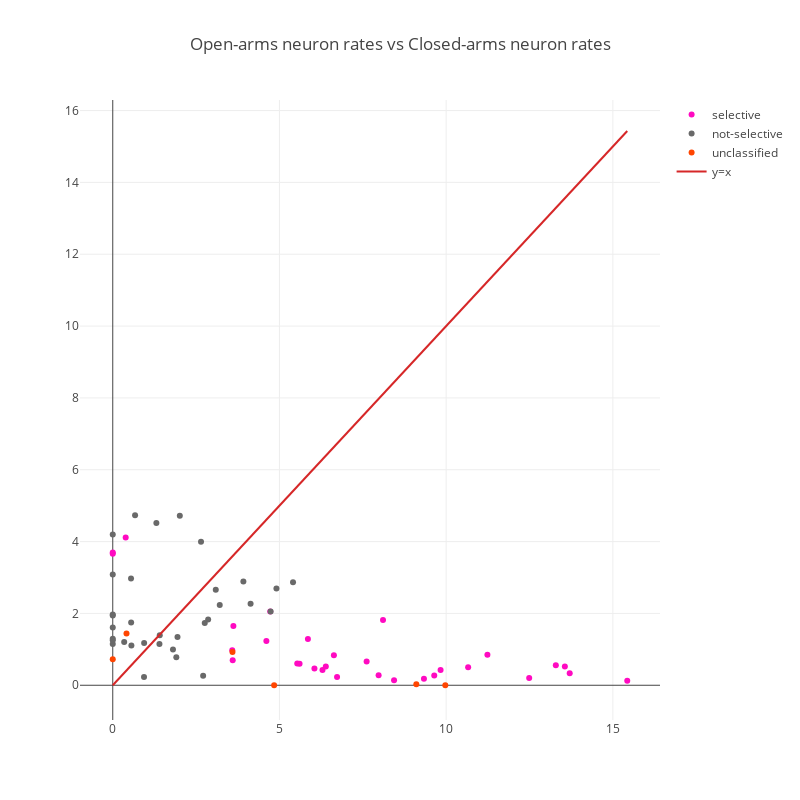

Notebook code cell kept with this figure:
### Markdown cell above
# Plot scatterplot of neurons, where $x$-axis is the closedarms rate, $y$-axis is the openarms rate, and the entire scatterplot is bisected by the line $y=x$

### Code cell
# Create traces

# Plot selective neurons
trace0 = go.Scatter(
    x = [activity_rates_df.loc[neuron, "OpenArms_centerpoint"] for neuron in classified_neurons if classified_neurons[neuron] == "selective"],
    y = [activity_rates_df.loc[neuron, "ClosedArms_centerpoint"] for neuron in classified_neurons if classified_neurons[neuron] == "selective"],
    text = [neuron for neuron in classified_neurons if classified_neurons[neuron] == "selective"],
    mode = "markers",
    name = "selective",
    marker = dict(
        color = 'rgb(255, 10, 193)'
    )
)

# Plot not-selective neurons
trace1 = go.Scatter(
    x = [activity_rates_df.loc[neuron, "OpenArms_centerpoint"] for neuron in classified_neurons if classified_neurons[neuron] == "not-selective"],
    y = [activity_rates_df.loc[neuron, "ClosedArms_centerpoint"] for neuron in classified_neurons if classified_neurons[neuron] == "not-selective"],
    text = [neuron for neuron in classified_neurons if classified_neurons[neuron] == "not-selective"],
    mode = "markers",
    name = "not-selective",
    marker = dict(
        color = 'rgb(105, 105, 105)'
    )
)

# Plot unclassified neurons
trace2 = go.Scatter(
    x = [activity_rates_df.loc[neuron, "OpenArms_centerpoint"] for neuron in classified_neurons if classified_neurons[neuron] == "unclassified"],
    y = [activity_rates_df.loc[neuron, "ClosedArms_centerpoint"] for neuron in classified_neurons if classified_neurons[neuron] == "unclassified"],
    text = [neuron for neuron in classified_neurons if classified_neurons[neuron] == "unclassified"],
    mode = "markers",
    name = "unclassified",
    marker = dict(
        color = "rgb(255, 69, 0)"
    )
)

# Plot y=x line
trace3 = go.Scatter(
    x = np.linspace(0, max(activity_rates_df["OpenArms_centerpoint"].max(), activity_rates_df["ClosedArms_centerpoint"].max())),
    y = np.linspace(0, max(activity_rates_df["OpenArms_centerpoint"].max(), activity_rates_df["ClosedArms_centerpoint"].max())),
    mode = 'lines',
    name = 'y=x'
)

data = [trace0, trace1, trace2, trace3]
layout = go.Layout(
    width=800,
    height=800,
    title="Open-arms neuron rates vs Closed-arms neuron rates",
)
fig = go.Figure(data=data, layout=layout)

plotly.offline.iplot(fig)

### Figure 1 — Plotly figure (JSON) as saved in the notebook; plotly's stock layout.template omitted (floating-point values rounded to 4 significant figures)
{"data": [{"marker": {"color": "rgb(255, 10, 193)"}, "mode": "markers", "name": "selective", "text": ["neuron2", "neuron3", "neuron4", "neuron5", "neuron11", "neuron13", "neuron16", "neuron17", "neuron18", "neuron22", "neuron25", "neuron26", "neuron27", "neuron29", "neuron31", "neuron32", "neuron33", "neuron34", "neuron40", "neuron47", "neuron49", "neuron50", "neuron54", "neuron55", "neuron57", "neuron62", "neuron64", "neuron65", "neuron66", "neuron69"], "type": "scatter", "uid": "d52e4e", "x": [7.614, 6.29, 12.49, 7.974, 0.3879, 5.853, 8.437, 3.598, 0, 4.608, 11.24, 6.633, 3.584, 4.723, 15.43, 5.534, 0, 13.29, 3.618, 8.106, 9.833, 10.66, 13.71, 9.642, 6.049, 6.728, 5.603, 9.334, 6.391, 13.56], "y": [0.6603, 0.428, 0.199, 0.2798, 4.116, 1.287, 0.1421, 0.6937, 3.662, 1.232, 0.8481, 0.836, 0.9722, 2.052, 0.1223, 0.6052, 3.698, 0.5554, 1.65, 1.813, 0.4273, 0.498, 0.3327, 0.2719, 0.469, 0.2266, 0.5978, 0.1799, 0.5235, 0.5226]}, {"marker": {"color": "rgb(105, 105, 105)"}, "mode": "markers", "name": "not-selective", "text": ["neuron1", "neuron7", "neuron8", "neuron9", "neuron10", "neuron12", "neuron14", "neuron20", "neuron21", "neuron23", "neuron24", "neuron30", "neuron35", "neuron36", "neuron37", "neuron38", "neuron39", "neuron41", "neuron42", "neuron43", "neuron44", "neuron45", "neuron46", "neuron48", "neuron51", "neuron52", "neuron53", "neuron56", "neuron58", "neuron61", "neuron63", "neuron67", "neuron68"], "type": "scatter", "uid": "371fd7", "x": [0, 2.759, 0.3431, 1.309, 2.711, 1.906, 2.648, 0, 0.9383, 4.134, 1.4, 0.5517, 0.9414, 3.917, 2.011, 0, 1.806, 0, 1.942, 4.909, 0, 0.5479, 5.407, 0.5593, 0, 1.409, 2.861, 4.735, 0.6698, 0, 3.09, 3.209, 0], "y": [4.196, 1.735, 1.204, 4.518, 0.2642, 0.7798, 3.994, 1.298, 0.2287, 2.269, 1.149, 1.747, 1.173, 2.888, 4.719, 3.083, 0.9985, 1.149, 1.344, 2.692, 1.252, 2.972, 2.866, 1.105, 1.941, 1.391, 1.832, 2.052, 4.735, 1.61, 2.655, 2.235, 1.971]}, {"marker": {"color": "rgb(255, 69, 0)"}, "mode": "markers", "name": "unclassified", "text": ["neuron6", "neuron15", "neuron19", "neuron28", "neuron59", "neuron60"], "type": "scatter", "uid": "7c0546", "x": [0.4122, 9.105, 0, 3.591, 4.841, 9.974], "y": [1.44, 0.02465, 0.7215, 0.9262, 0, 0]}, {"mode": "lines", "name": "y=x", "type": "scatter", "uid": "24e5b6", "x": [0, 0.3149, 0.6298, 0.9448, 1.26, 1.575, 1.89, 2.204, 2.519, 2.834, 3.149, 3.464, 3.779, 4.094, 4.409, 4.724, 5.039, 5.354, 5.669, 5.983, 6.298, 6.613, 6.928, 7.243, 7.558, 7.873, 8.188, 8.503, 8.818, 9.133, 9.448, 9.763, 10.08, 10.39, 10.71, 11.02, 11.34, 11.65, 11.97, 12.28, 12.6, 12.91, 13.23, 13.54, 13.86, 14.17, 14.49, 14.8, 15.12, 15.43], "y": [0, 0.3149, 0.6298, 0.9448, 1.26, 1.575, 1.89, 2.204, 2.519, 2.834, 3.149, 3.464, 3.779, 4.094, 4.409, 4.724, 5.039, 5.354, 5.669, 5.983, 6.298, 6.613, 6.928, 7.243, 7.558, 7.873, 8.188, 8.503, 8.818, 9.133, 9.448, 9.763, 10.08, 10.39, 10.71, 11.02, 11.34, 11.65, 11.97, 12.28, 12.6, 12.91, 13.23, 13.54, 13.86, 14.17, 14.49, 14.8, 15.12, 15.43]}], "layout": {"height": 800, "title": "Open-arms neuron rates vs Closed-arms neuron rates", "width": 800, "xaxis": {"autorange": true, "range": [-0.9836, 16.41], "type": "linear"}, "yaxis": {"autorange": true, "range": [-0.9675, 16.29], "type": "linear"}}}
